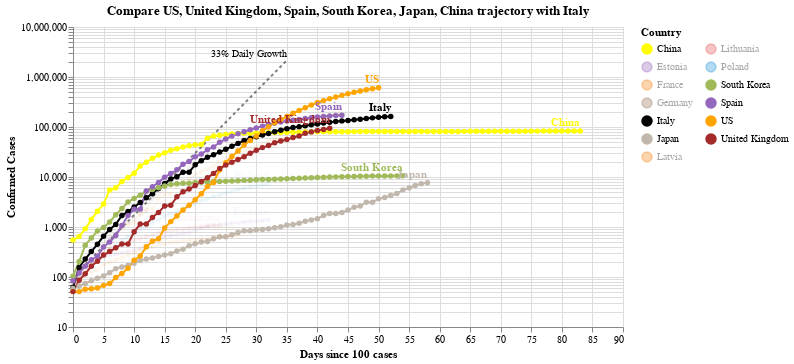

Here is the notebook cell this chart was saved with:
### Code cell
#hide_input
chart2 = make_since_chart(['US', 'United Kingdom', 'Spain', 'South Korea', 'Japan', 'China'])
chart2

### Figure 1 — Vega-Lite specification as saved in the notebook (floating-point values rounded to 4 significant figures; data arrays with more than 128 entries replaced by an {"elided": "..."} marker saying what was removed)
{"config": {"view": {"continuousWidth": 400, "continuousHeight": 300}}, "layer": [{"mark": {"type": "line", "color": "black", "opacity": 0.5, "strokeDash": [3, 3]}, "encoding": {"x": {"type": "quantitative", "field": "Days since 100 cases"}, "y": {"type": "quantitative", "field": "Confirmed Cases"}}}, {"mark": {"type": "text", "align": "right", "dy": -6, "fontSize": 10, "text": "33% Daily Growth"}, "encoding": {"x": {"type": "quantitative", "field": "Days since 100 cases"}, "y": {"type": "quantitative", "field": "Confirmed Cases"}}, "transform": [{"filter": "(datum['Days since 100 cases'] >= 35)"}]}, {"data": {"name": "data-a6b6327d57a4b163567beb1c64f19898"}, "mark": {"type": "line", "point": true}, "encoding": {"color": {"type": "nominal", "field": "Country", "legend": {"columns": 2}, "scale": {"domain": ["China", "Estonia", "France", "Germany", "Italy", "Japan", "Latvia", "Lithuania", "Poland", "South Korea", "Spain", "US", "United Kingdom"], "range": ["yellow", "#9467bd", "#F58518", "#9D755D", "black", "#C1B7AD", "#F58518", "#E45756", "#2495D3", "#A1BA59", "#9467bd", "orange", "brown"]}}, "opacity": {"condition": {"value": 1, "selection": "selector005"}, "value": 0.05}, "tooltip": [{"type": "nominal", "field": "Country"}, {"type": "temporal", "field": "Date"}, {"type": "quantitative", "field": "Confirmed Cases"}, {"type": "quantitative", "field": "Days since 100 cases"}], "x": {"type": "quantitative", "field": "Days since 100 cases"}, "y": {"type": "quantitative", "field": "Confirmed Cases", "scale": {"type": "log"}}}, "selection": {"selector005": {"type": "multi", "fields": ["Country"], "bind": "legend", "init": [{"Country": "US"}, {"Country": "United Kingdom"}, {"Country": "Spain"}, {"Country": "South Korea"}, {"Country": "Japan"}, {"Country": "China"}, {"Country": "Italy"}]}}, "width": 550}, {"data": {"name": "data-a6b6327d57a4b163567beb1c64f19898"}, "mark": {"type": "text", "align": "right", "dy": -8, "fontWeight": "bold"}, "encoding": {"color": {"type": "nominal", "field": "Country", "legend": {"columns": 2}, "scale": {"domain": ["China", "Estonia", "France", "Germany", "Italy", "Japan", "Latvia", "Lithuania", "Poland", "South Korea", "Spain", "US", "United Kingdom"], "range": ["yellow", "#9467bd", "#F58518", "#9D755D", "black", "#C1B7AD", "#F58518", "#E45756", "#2495D3", "#A1BA59", "#9467bd", "orange", "brown"]}}, "opacity": {"condition": {"value": 1, "selection": "selector005"}, "value": 0.05}, "text": {"type": "nominal", "field": "Country"}, "tooltip": [{"type": "nominal", "field": "Country"}, {"type": "temporal", "field": "Date"}, {"type": "quantitative", "field": "Confirmed Cases"}, {"type": "quantitative", "field": "Days since 100 cases"}], "x": {"type": "quantitative", "field": "Days since 100 cases"}, "y": {"type": "quantitative", "field": "Confirmed Cases", "scale": {"type": "log"}}}, "transform": [{"filter": "(datum['Date'] >= 1586822400000)"}], "width": 550}], "data": {"name": "data-c1a3bbf4dd040f2e7e8e7a69520e3c2a"}, "title": "Compare US, United Kingdom, Spain, South Korea, Japan, China trajectory with Italy", "$schema": "https://vega.github.io/schema/vega-lite/v4.0.2.json", "datasets": {"data-c1a3bbf4dd040f2e7e8e7a69520e3c2a": [{"Days since 100 cases": 0, "Confirmed Cases": 100.0}, {"Days since 100 cases": 1, "Confirmed Cases": 133.0}, {"Days since 100 cases": 2, "Confirmed Cases": 176.9}, {"Days since 100 cases": 3, "Confirmed Cases": 235.3}, {"Days since 100 cases": 4, "Confirmed Cases": 312.9}, {"Days since 100 cases": 5, "Confirmed Cases": 416.2}, {"Days since 100 cases": 6, "Confirmed Cases": 553.5}, {"Days since 100 cases": 7, "Confirmed Cases": 736.1}, {"Days since 100 cases": 8, "Confirmed Cases": 979.1}, {"Days since 100 cases": 9, "Confirmed Cases": 1302.0}, {"Days since 100 cases": 10, "Confirmed Cases": 1732.0}, {"Days since 100 cases": 11, "Confirmed Cases": 2303.0}, {"Days since 100 cases": 12, "Confirmed Cases": 3064.0}, {"Days since 100 cases": 13, "Confirmed Cases": 4074.0}, {"Days since 100 cases": 14, "Confirmed Cases": 5419.0}, {"Days since 100 cases": 15, "Confirmed Cases": 7207.0}, {"Days since 100 cases": 16, "Confirmed Cases": 9586.0}, {"Days since 100 cases": 17, "Confirmed Cases": 12750.0}, {"Days since 100 cases": 18, "Confirmed Cases": 16960.0}, {"Days since 100 cases": 19, "Confirmed Cases": 22550.0}, {"Days since 100 cases": 20, "Confirmed Cases": 29990.0}, {"Days since 100 cases": 21, "Confirmed Cases": 39890.0}, {"Days since 100 cases": 22, "Confirmed Cases": 53060.0}, {"Days since 100 cases": 23, "Confirmed Cases": 70560.0}, {"Days since 100 cases": 24, "Confirmed Cases": 93850.0}, {"Days since 100 cases": 25, "Confirmed Cases": 124800.0}, {"Days since 100 cases": 26, "Confirmed Cases": 166000.0}, {"Days since 100 cases": 27, "Confirmed Cases": 220800.0}, {"Days since 100 cases": 28, "Confirmed Cases": 293700.0}, {"Days since 100 cases": 29, "Confirmed Cases": 390600.0}, {"Days since 100 cases": 30, "Confirmed Cases": 519500.0}, {"Days since 100 cases": 31, "Confirmed Cases": 690900.0}, {"Days since 100 cases": 32, "Confirmed Cases": 918900.0}, {"Days since 100 cases": 33, "Confirmed Cases": 1222000.0}, {"Days since 100 cases": 34, "Confirmed Cases": 1625000.0}, {"Days since 100 cases": 35, "Confirmed Cases": 2162000.0}], "data-a6b6327d57a4b163567beb1c64f19898": {"elided": "602 records"}}}
